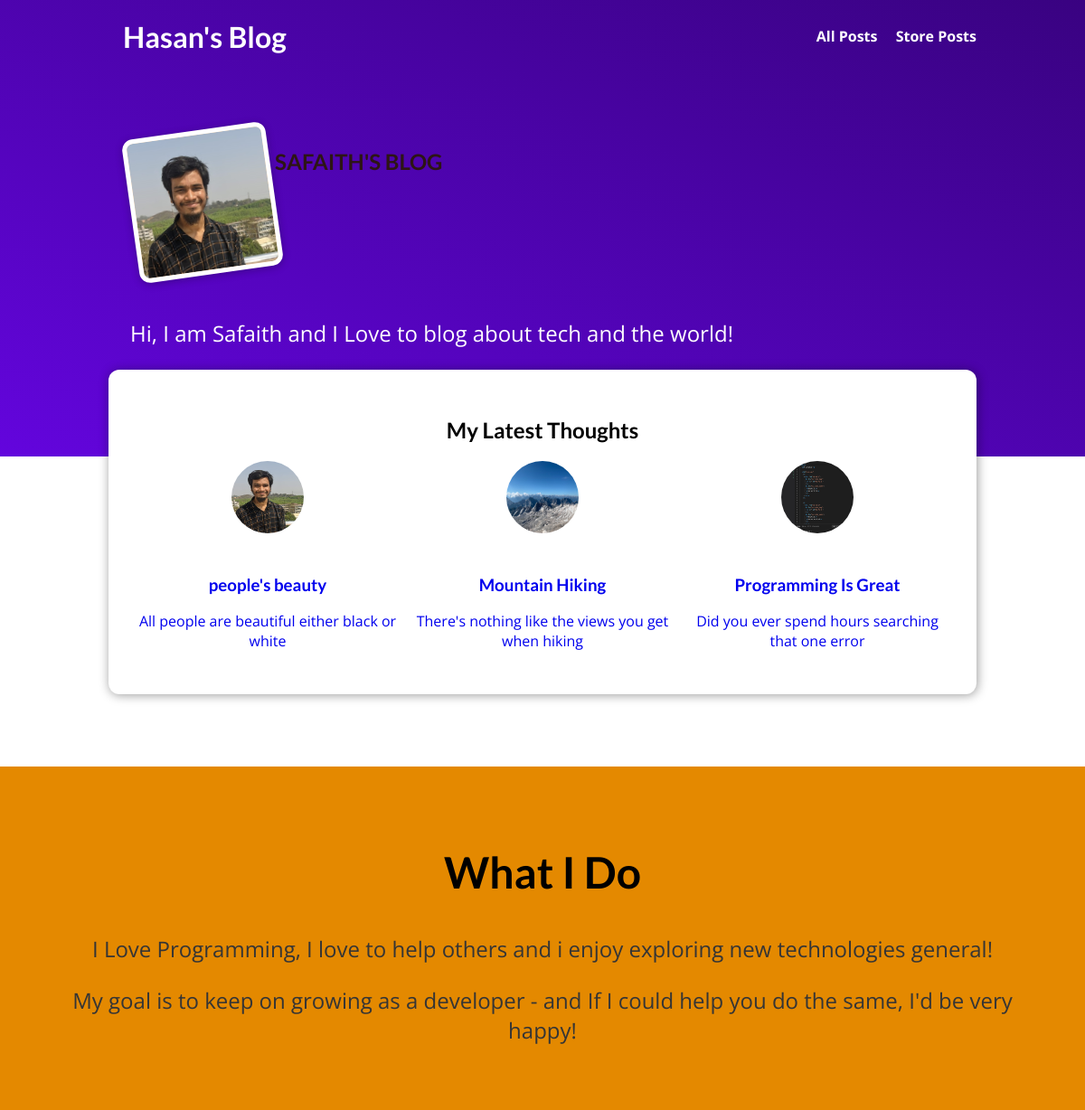
The page / on the database its author committed.
### blog/models.py (models this page shows, shortened)
class Post(models.Model):
    title = models.CharField(max_length=20)
    excerpt = models.CharField(max_length=50)
    image = models.ImageField(upload_to="posts")
    author = models.ForeignKey(
        Author, on_delete=models.SET_NULL, null=True, related_name="posts")
    content = models.TextField(validators=[MinLengthValidator(10)])
    date = models.DateField(auto_now=True)
    slug = models.SlugField(unique=True, db_index=True)
    tags = models.ManyToManyField(Tag)

### blog/views.py (the view)
# urls.py: path("", views.startingPage.as_view(), name="index"),
class startingPage(ListView):
    template_name ="blog/index.html"
    model = Post
    ordering = ["-date"]
    context_object_name="posts"
    def get_queryset(self):
       queryset= super().get_queryset()
       data = queryset[:3]
       return data

### blog/templates/blog/index.html (shortened to what this page needs)
{% extends 'base.html' %}
{% load static %}
{%block css_files %}
<link rel="stylesheet" href="{% static "blog/index.css" %}"/>
{%endblock%}
{%block content%}
<section id="welcome">
    <header>
        <img src="{% static 'blog/images/safaith.png'%}" alt="safaith-the source of this blog"/>
        <h1>SAFAITH'S BLOG</h1>
    </header>
    <p>Hi, I am Safaith and I Love to blog about tech and the world!</p>
</section>
<section id="latest-posts">
    <h2>My Latest Thoughts</h2>
    <ul>
        {% for post in posts  %}
          {% include "blog/includes/post.html" %}
        {% endfor %}
    </ul>
</section>
<section id="about">
    <h2>What I Do</h2>
    <p>
        I Love Programming, I love to help others and i enjoy exploring new  technologies general!
    </p>
    <p>
        My goal is to keep on  growing as a developer - and If I could help you do the same, I'd be very happy!
    </p>
</section>
{%endblock%}

### blog/templates/blog/includes/post.html
{% load static %}
{%block css_files %}
<link rel="stylesheet" href="{% static "blog/post.css" %}"/>
{%endblock%}
<li>
    <article class="post">
        <a href="{% url "post_details" post.slug %}">
            <img src="{{ post.image.url }}" alt={{post.title}} >
            <div class="post__content">
                <h3>{{post.title}}</h3>
                <p>{{post.excerpt}}</p>
            </div>
        </a>
    </article>
</li>

### static/app.css (style rules this page uses)
* { box-sizing: border-box; }
html { font-family: 'Open Sans', 'Lato', sans-serif; }
body { margin: 0; }
h1, h2, h3 { font-family: 'Lato', sans-serif; font-weight: bold; }

### blog/static/blog/index.css (style rules this page uses)
#welcome { background: linear-gradient(to right top, #6305dd, #390281); padding: 6rem 12%; }
#welcome header { display: flex; align-items: flex-start; margin: 3rem auto; }
#welcome header h1 { color: rgb(45, 21, 21) }
#welcome img { width: 10rem; height: 10rem; object-fit: cover; object-position: top; border: 5px solid white; border-radius: 12px; background-color: #ffe1bf; transform: rotateZ(-8deg); box-shadow: 0 2px 8px rgba(0, 0, 0, 0.25); }
#welcome p { color: white; font-size: 1.5rem; }
#latest-posts { background-color: white; padding: 2rem; border-radius: 12px; width: 60rem; margin: -6rem auto 2rem auto; box-shadow: 1px 1px 12px rgba(0, 0, 0, 0.4); }
#latest-posts h2 { text-align: center; }
#latest-posts ul { list-style: none; margin: 0; padding: 0; display: flex; gap: 1rem; }
#latest-posts li { flex: 1; }
#about { text-align: center; padding: 3rem; background-color: #e48900; margin-top: 5rem; }
#about h2 { font-size: 3rem; }
#about p { font-size: 1.5rem; color: #353535; }
#latest-posts { text-align: center; }

### blog/static/blog/post.css (style rules this page uses)
.post a { height: 22rem; transform-origin: center; border-radius: 12px; text-decoration: none; }
.post img { height: 80px; width: 80px; border-radius: 50%; margin-bottom: 22px; }

### rows shown on the page
Post: image (picture), title "people's beauty", excerpt "All people are beautiful either black or white"
Post: image (picture), title "Mountain Hiking", excerpt "There's nothing like the views you get when hiking"
Post: image (picture), title "Programming Is Great", excerpt "Did you ever spend hours searching that one error"
